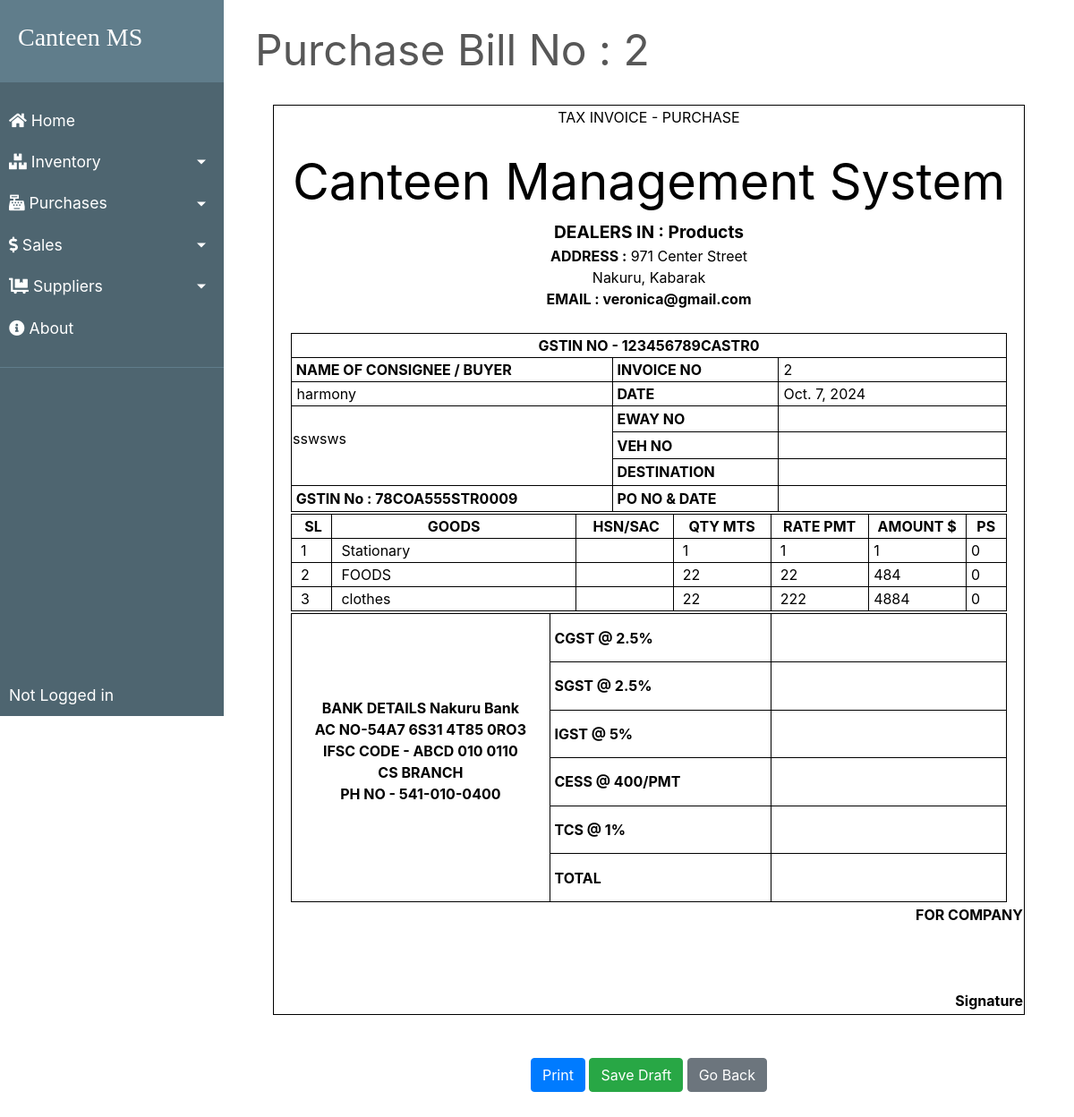
The page /transactions/purchases/2 on the database its author committed.
### transactions/models.py (models this page shows, shortened)
class PurchaseBill(models.Model):
    billno = models.AutoField(primary_key=True)
    time = models.DateTimeField(auto_now=True)
    supplier = models.ForeignKey(Supplier, on_delete = models.CASCADE, related_name='purchasesupplier')

class Supplier(models.Model):
    id = models.AutoField(primary_key=True)
    name = models.CharField(max_length=150)
    phone = models.CharField(max_length=12, unique=True)
    address = models.CharField(max_length=200)
    email = models.EmailField(max_length=254, unique=True)
    gstin = models.CharField(max_length=15, unique=True)
    is_deleted = models.BooleanField(default=False)

class PurchaseBillDetails(models.Model):
    billno = models.ForeignKey(PurchaseBill, on_delete = models.CASCADE, related_name='purchasedetailsbillno')
    eway = models.CharField(max_length=50, blank=True, null=True)
    veh = models.CharField(max_length=50, blank=True, null=True)
    destination = models.CharField(max_length=50, blank=True, null=True)
    po = models.CharField(max_length=50, blank=True, null=True)
    cgst = models.CharField(max_length=50, blank=True, null=True)
    sgst = models.CharField(max_length=50, blank=True, null=True)
    igst = models.CharField(max_length=50, blank=True, null=True)
    cess = models.CharField(max_length=50, blank=True, null=True)
    tcs = models.CharField(max_length=50, blank=True, null=True)
    total = models.CharField(max_length=50, blank=True, null=True)

class PurchaseItem(models.Model):
    billno = models.ForeignKey(PurchaseBill, on_delete = models.CASCADE, related_name='purchasebillno')
    stock = models.ForeignKey(Stock, on_delete = models.CASCADE, related_name='purchaseitem')
    quantity = models.IntegerField(default=1)
    perprice = models.IntegerField(default=1)
    totalprice = models.IntegerField(default=1)

### inventory/models.py (models this page shows, shortened)
class Stock(models.Model):
    id = models.AutoField(primary_key=True)
    name = models.CharField(max_length=30, unique=True)
    quantity = models.IntegerField(default=1)
    is_deleted = models.BooleanField(default=False)

### transactions/views.py (the view, shortened to what this page needs)
# urls.py: path("purchases/<billno>", views.PurchaseBillView.as_view(), name="purchase-bill"),
class PurchaseBillView(View):
    model = PurchaseBill
    template_name = "bill/purchase_bill.html"
    bill_base = "bill/bill_base.html"
    def get(self, request, billno):
        context = {
            'bill'          : PurchaseBill.objects.get(billno=billno),
            'items'         : PurchaseItem.objects.filter(billno=billno),
            'billdetails'   : PurchaseBillDetails.objects.get(billno=billno),
            'bill_base'     : self.bill_base,
        }
        return render(request, self.template_name, context)

### transactions/templates/bill/purchase_bill.html (shortened to what this page needs)
{% extends bill_base %}
{% load static %}
{% block content %}
    <div style="color:#575757; font-style: bold; font-size: 3rem;  border-bottom: 1px solid white;">Purchase Bill No : {{ bill.billno }}</div>
    <form method="post">
        <div class="bg">
            <br>
            <div id="printArea" class="bg">
                <table class="outer-box inner-box" style="width: 840px; margin-left: auto; margin-right: auto;">
                    <tbody>
                        <tr style="height: 1px;">
                            <td> <p style="text-align: center;">TAX INVOICE - PURCHASE</p> </td>
                        </tr>
                        <tr style="text-align: center;">
                            <td >
                                <span style="font-size: 350%;">Canteen Management System</span> <br>
                                <span style="font-size: 120%; font-weight: bold;">DEALERS IN : Products</span> <br>
                                <span style="font-weight: bold;">ADDRESS :</span> 971 Center Street<br>Nakuru, Kabarak<br>
                                <span style="font-weight: bold;">EMAIL : veronica@gmail.com</span> <br><br>
                            </td>
                        </tr>
                        <tr>
                            <td>
                            <table class="outer-box" style="width: 800px; margin-left: auto; margin-right: auto;">
                                <tbody>
                                    <tr>
                                        <td class="inner-box" style="text-align: center; font-weight: bold;" colspan="3">GSTIN NO - 123456789CASTR0</td>
                                    </tr>
                                    <tr>
                                        <td class="inner-box" style="width: 50%; font-weight: bold;">&nbsp;NAME OF CONSIGNEE / BUYER</td>
                                        <td class="inner-box" style="width: 25%; font-weight: bold;">&nbsp;INVOICE NO</td>
                                        <td class="inner-box" style="width: 25%;">&nbsp;{{ bill.billno }}</td>
                                    </tr>
                                    <tr>
                                        <td class="inner-box" style="width: 50%;">&nbsp;{{ bill.supplier.name }}</td>
                                        <td class="inner-box" style="width: 25%; font-weight: bold;">&nbsp;DATE</td>
                                        <td class="inner-box" style="width: 25%;">&nbsp;{{ bill.time.date }}</td>
                                    </tr>
                                    <tr>
                                        <td class="inner-box" style="width: 50%;" rowspan="3">{{ bill.supplier.address|linebreaks }}</td>
                                        <td class="inner-box" style="width: 25%; font-weight: bold;">&nbsp;EWAY NO</td>
                                        <td class="inner-box align-middle" style="width: 25%;"> <input type="text" name="eway" class="align-middle" style="border: 0; overflow: hidden;" value="{% if billdetails.eway %}{{ billdetails.eway }}{% endif %}"> </td>
                                    </tr>
                                    <tr>
                                        <td class="inner-box" style="width: 25%; font-weight: bold;">&nbsp;VEH NO</td>
                                        <td class="inner-box align-middle" style="width: 25%;"> <input type="text" name="veh" class="align-middle" style="border: 0; overflow: hidden;" value="{% if billdetails.veh %}{{ billdetails.veh }}{% endif %}"> </td>
                                    </tr>
                                    <tr>
                                        <td class="inner-box" style="width: 25%; font-weight: bold;">&nbsp;DESTINATION</td>
                                        <td class="inner-box align-middle" style="width: 25%;"> <input type="text" name="destination" class="align-middle" style="border: 0; overflow: hidden;" value=""> </td>
                                    </tr>
                                    <tr>
                                        <td class="inner-box" style="font-weight: bold;">&nbsp;GSTIN No : {{ bill.supplier.gstin }}</td>
                                        <td class="inner-box" style="width: 25%; font-weight: bold;">&nbsp;PO NO &amp; DATE</td>
                                        <td class="inner-box align-middle" style="width: 25%;"> <input type="text" name="po" class="align-middle" style="border: 0; overflow: hidden;" value="{% if billdetails.po %}{{ billdetails.po }}{% endif %}"> </td>
                                    </tr>
                                </tbody>
                            </table>
                            </td>
                        </tr>
                        <tr>
                            <td>
                            <table class="outer-box" style="width: 800px; margin-left: auto; margin-right: auto;">
                                <tbody>
                                    <tr>
                                        <td class="inner-box" style="width: 05%; font-weight: bold; text-align: center;">&nbsp;SL</td>
                                        <td class="inner-box" style="width: 30%; font-weight: bold; text-align: center;">GOODS</td>
                                        <td class="inner-box" style="width: 12%; font-weight: bold; text-align: center;">&nbsp;HSN/SAC</td>
                                        <td class="inner-box" style="width: 12%; font-weight: bold; text-align: center;">QTY MTS</td>
                                        <td class="inner-box" style="width: 12%; font-weight: bold; text-align: center;">RATE PMT</td>
                                        <td class="inner-box" style="width: 12%; font-weight: bold; text-align: center;">AMOUNT $</td>
                                        <td class="inner-box" style="width: 05%; font-weight: bold; text-align: center;">PS</td>
                                    </tr>
                                    {% for item in items %}
                                        <tr style="height: auto;">
                                            <td class="inner-box" style="width: 5%;">&nbsp; {{ forloop.counter }}</td>
                                            <td class="inner-box" style="width: 30%;">&nbsp; {{ item.stock.name }}</td>
                                            <td class="inner-box" style="width: 12%;">&nbsp;</td>
                                            <td class="inner-box" style="width: 12%;">&nbsp; {{ item.quantity }}</td>
                                            <td class="inner-box" style="width: 12%;">&nbsp; {{ item.perprice }}</td>
                                            <td class="inner-box" style="width: 12%;">&nbsp;{{ item.totalprice }}</td>
                                            <td class="inner-box" style="width: 5%;">&nbsp;0</td>
                                        </tr>
                                    {% endfor %}
                                </tbody>
                            </table>
                            </td>
                        </tr>
                        <tr>
                            <td>
                            <table class="outer-box inner-box" style="width: 800px; margin-left: auto; margin-right: auto;">
                                <tbody>
                                    <tr>
                                        <td class="inner-box" style="width: 35%; text-align: center;" rowspan="6">
                                            <p> <span style="font-weight: bold;">BANK DETAILS
                                                Nakuru Bank <br> AC NO-54A7 6S31 4T85 0RO3 <br> IFSC CODE - ABCD 010 0110 <br> CS BRANCH <br> PH NO - 541-010-0400</p>
                                        </td>
                                        <td class="inner-box" style="width: 30%; font-weight: bold;">&nbsp;CGST @ 2.5%</td>
                                        <td class="inner-box align-middle" style="width: 30%;">&nbsp; <input type="text" name="cgst" class="align-middle" pattern="[0-9]+\.[0-9]+" style="border: 0; overflow: hidden;" value="{% if billdetails.cgst %}{{ billdetails.cgst }}{% endif %}"></td>
                                    </tr>
                                    <tr>
                                        <td class="inner-box" style="font-weight: bold;">&nbsp;SGST @ 2.5%</td>
                                        <td class="inner-box align-middle">&nbsp; <input type="text" name="sgst" class="align-middle" pattern="[0-9]+\.[0-9]+" style="border: 0; overflow: hidden;" value="{% if billdetails.sgst %}{{ billdetails.sgst }}{% endif %}"></td>
                                    </tr>
                                    <tr>
                                        <td class="inner-box" style="font-weight: bold;">&nbsp;IGST @ 5% </td>
                                        <td class="inner-box align-middle">&nbsp; <input type="text" name="igst" class="align-middle" pattern="[0-9]+\.[0-9]+" style="border: 0; overflow: hidden;" value="{% if billdetails.igst %}{{ billdetails.igst }}{% endif %}"></td>
                                    </tr>
                                    <tr>
                                        <td class="inner-box" style="font-weight: bold;">&nbsp;CESS @ 400/PMT </td>
                                        <td class="inner-box align-middle">&nbsp; <input type="text" name="cess" class="align-middle" pattern="[0-9]+\.[0-9]+" style="border: 0; overflow: hidden;" value="{% if billdetails.cess %}{{ billdetails.cess }}{% endif %}"></td>
                                    </tr>
                                    <tr>
                                        <td class="inner-box" style="font-weight: bold;">&nbsp;TCS @ 1%</td>
                                        <td class="inner-box align-middle">&nbsp; <input type="text" name="tcs" class="align-middle" pattern="[0-9]+\.[0-9]+" style="border: 0; overflow: hidden;" value="{% if billdetails.tcs %}{{ billdetails.tcs }}{% endif %}"></td>
                                    </tr>
                                    <tr>
                                        <td class="inner-box" style="font-weight: bold;">&nbsp;TOTAL</td>
                                        <td class="inner-box align-middle">&nbsp; <input type="text" name="total" class="align-middle" pattern="[0-9]+\.[0-9]+" style="border: 0; overflow: hidden;" value="{% if billdetails.total %}{{ billdetails.total }}{% endif %}"> </td>
                                    </tr>
                                </tbody>
                            </table>
                            </td>
                        </tr>
                        <tr>
                            <td style="text-align: right;">
                                <span style="font-weight: bold;">FOR COMPANY <br><br><br><br> Signature</span>
                            </td>
                        </tr>
                        <tr>
                            <td style="text-align: center;">
                            </td>
                        </tr>
                    </tbody>
                </table>
            </div>
        </div>
        <br><br>
        <div class="wrapper">
            <button class="center btn btn-primary" onclick="printpage('printArea')">Print</button>
            <button class="center btn btn-success" type="submit">Save Draft</button>
            <a href="{% url 'purchases-list' %}" class=" btn center btn-secondary">Go Back</a>
        </div>
    </form>
{% endblock %}

### homepage/static/css/main.css (style rules this page uses)
body, html { height: 100%; }
p { color: rgb(49, 49, 49); }
a { color: #55b159; }
.align-middle { text-align: center; }

### homepage/static/css/bill.css (style rules this page uses)
.outer-box { border-collapse: collapse; }
.inner-box { border: 1px solid #000; }
.wrapper { text-align: center; }
.center { position: relative; }
.bg { background-color: #fff; color: #000; }
p { background-color: #fff; color: #000; }

### rows shown on the page
PurchaseBill: billno "2", supplier.name "harmony", time "Oct. 7, 2024", supplier.address "sswsws", supplier.gstin "78COA555STR0009"
PurchaseItem: stock.name "Stationary", quantity "1", perprice "1", totalprice "1"
PurchaseItem: stock.name "FOODS", quantity "22", perprice "22", totalprice "484"
PurchaseItem: stock.name "clothes", quantity "22", perprice "222", totalprice "4884"
